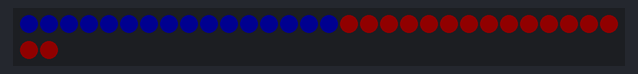
The sketch below on a simulated Arduino Uno, built with avr-gcc and run on an emulated ATmega328P. Parts: 32 RGB LEDs in strip order, left to right, continuing on the next row. Dim RGB values are drawn brighter than linear.

Above: at 40.1 s.
At 78.05 s:
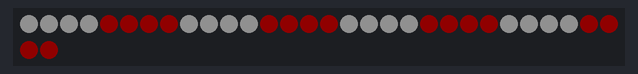
At 92.1 s:
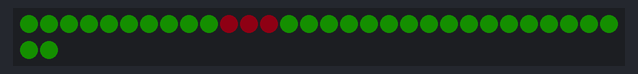
At 119.95 s:
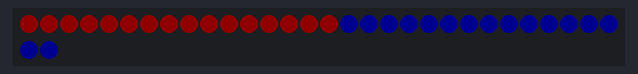

Measured:
- what the display in image 0 shows lasts 34.1 s, from 40.0 s to 74.1 s
- what the display in image 2 shows lasts 22.0 s, from 92.1 s to 114.1 s

The sketch:

led-goggles.ino
```cpp
// https://github.com/adafruit/Adafruit_NeoPixel
#include <Adafruit_NeoPixel.h>

const int dataPin = 6; // D6
const int pixels = 16 * 2;

// IMPORTANT: To reduce NeoPixel burnout risk, add 1000 uF capacitor across
// pixel power leads, add 300 - 500 Ohm resistor on first pixel's data input
// and minimize distance between Arduino and first pixel.  Avoid connecting
// on a live circuit...if you must, connect GND first.

// Parameter 1 = number of pixels in strip
// Parameter 2 = Arduino pin number (most are valid)
// Parameter 3 = pixel type flags, add together as needed:
//   NEO_KHZ800  800 KHz bitstream (most NeoPixel products w/WS2812 LEDs)
//   NEO_KHZ400  400 KHz (classic 'v1' (not v2) FLORA pixels, WS2811 drivers)
//   NEO_GRB     Pixels are wired for GRB bitstream (most NeoPixel products)
//   NEO_RGB     Pixels are wired for RGB bitstream (v1 FLORA pixels, not v2)
Adafruit_NeoPixel strip = Adafruit_NeoPixel(pixels, dataPin, NEO_GRB + NEO_KHZ800);

void setup() {
    Serial.begin(9600);
    strip.begin();
    strip.show(); // Initialize all pixels to 'off'

    strip.setBrightness(16); // Oof owie my eyes hurt
}

void loop() {
    hypnotoad(6000);
    infinityLoop(6000);
    rainbow2D(6000);
    larsonScanner(6000);
    chaos35(6000);
    rainbow(4000);
    spinRedWhite(4000);
    police(2000);

//    scanners(2000);
}

void hypnotoad(unsigned long duration_ms) {
    unsigned long t, until = millis() + duration_ms;
    while ((t = millis()) < until) {
        for (uint16_t i = 0; i < 32; i++) {
            uint8_t x, y;
            xy(i, &x, &y);

            long phase = 255 * (i<16);
            int16_t tt = abs((long)(t/2 + phase) % 511 - 255);
            uint8_t core = max(0, (256 - abs(y - 127)) - tt);

            uint8_t flash = 255 * (core/8) * (t%300 < 10);
            uint32_t c = strip.Color(core, (core>>1) * (core<127), flash);
            strip.setPixelColor(i, c);
        }
        strip.show();
    }
}

void infinityLoop(unsigned long duration_ms) {
    unsigned long t, until = millis() + duration_ms;
    while ((t = millis()) < until) {
        for (uint16_t i = 0; i < 32; i++) {
            uint16_t o;
            if (i < 16) {
                o = 15 - (i + 3) % 16;
            } else {
                o = (i + 12) % 16 + 16;
            }
            uint32_t c = hueRotate(((o + t/32) >> 5) * 89);
            strip.setPixelColor(i, c);
        }
        strip.show();
    }
}

void larsonScanner(unsigned long duration_ms) {
    unsigned long t, until = millis() + duration_ms;
    while ((t = millis()) < until) {
        for (uint16_t i = 0; i < 32; i++) {
            uint8_t x, y;
            xy(i, &x, &y);

            const uint8_t w = 32;

            int16_t j = abs((long)t % 511 - 255);
            int16_t k = (x+w/2 + j) - 256;
            uint8_t a = (k > 0 && k < w) * 0xff;

            uint32_t c = strip.Color(a, 0, 0);
            strip.setPixelColor(i, c);
        }
        strip.show();
    }
}

void rainbow2D(unsigned long duration_ms) {
    unsigned long t, until = millis() + duration_ms;
    while ((t = millis()) < until) {
        for (uint16_t i = 0; i < 32; i++) {
            uint8_t x, y;
            xy(i, &x, &y);
            uint8_t a = x + t / 5;
            strip.setPixelColor(i, hueRotate(a));
        }
        strip.show();
    }
}

void chaos35(unsigned long duration_ms) {
    unsigned long t, until = millis() + duration_ms;
    while ((t = millis()) < until) {
        for (uint16_t i = 0; i < 32; i++) {
            uint8_t x, y;
            xy(i, &x, &y);
            uint8_t a = abs(((long)x + (long)t / 4) % 511 - 255);
            uint32_t c = strip.Color(0, mix(0, 255, a), mix(255, 0, a));
            strip.setPixelColor(i, c);
        }
        strip.show();
    }
}

void scanners(unsigned long duration_ms) {
    unsigned long t, until = millis() + duration_ms;
    while ((t = millis()) < until) {
        for (uint16_t i = 0; i < 16; i++) {
            int32_t a = (i - t / 80) % 16 - 7;
            int32_t b = (i + t / 50) % 16 - 11;
            uint32_t j = (a >= 0) * 0xff;
            uint32_t k = (b >= 0) * 0xff;
            uint32_t c = strip.Color(j, k, 0);
            strip.setPixelColor(i, c);
            strip.setPixelColor(i + 16, c);
        }
        strip.show();
    }
}

void police(unsigned long duration_ms) {
    unsigned long t, until = millis() + duration_ms;
    while ((t = millis()) < until) {
        for (uint16_t i = 0; i < 16; i++) {
            uint16_t a = (t / 100) & 1;
            strip.setPixelColor(i, strip.Color(a * 0xff, 0, !a * 0xff));
            strip.setPixelColor(i + 16, strip.Color(!a * 0xff, 0, a * 0xff));
        }
        strip.show();
    }
}

void rainbow(unsigned long duration_ms) {
    unsigned long t, until = millis() + duration_ms;
    while ((t = millis()) < until) {
        uint32_t offset = t / 5;
        for (uint16_t i = 0; i < 16; i++) {
            strip.setPixelColor(i, hueRotate(i * 16 + offset));
            strip.setPixelColor(i+16, hueRotate(i * 16 - offset));
        }
        strip.show();
    }
}

void spinRedWhite(unsigned long duration_ms) {
    unsigned long t, until = millis() + duration_ms;
    while ((t = millis()) < until) {
        for (uint16_t i = 0; i < strip.numPixels(); i++) {
            uint32_t a = (i + t / 60) / 4;
            uint32_t c = strip.Color(0xff, (a&1)*0xff, (a&1)*0xff);
            strip.setPixelColor(i, c);
        }
        strip.show();
    }
}

void xy(uint16_t i, uint8_t *x, uint8_t *y) {
    float correction = (-PI / 8) * (i < 16);
    float angrad = ((float)i / 16.0) * PI*2 + PI/2 + correction;
    *x = round(cos(angrad) * 63.0) + 64 + (i / 16) * 127;
    *y = round(sin(angrad) * 127.0) + 128;
}

uint8_t mix(uint16_t x, uint16_t y, uint16_t a) {
    return (x * (0xff - a)  + y * a) >> 8;
}

uint32_t hueRotate(uint8_t hue) {
    hue = 255 - hue;
    if (hue < 85) {
        return strip.Color(255 - hue * 3, 0, hue * 3);
    } else if(hue < 170) {
        hue -= 85;
        return strip.Color(0, hue * 3, 255 - hue * 3);
    } else {
        hue -= 170;
        return strip.Color(hue * 3, 255 - hue * 3, 0);
    }
}
```
